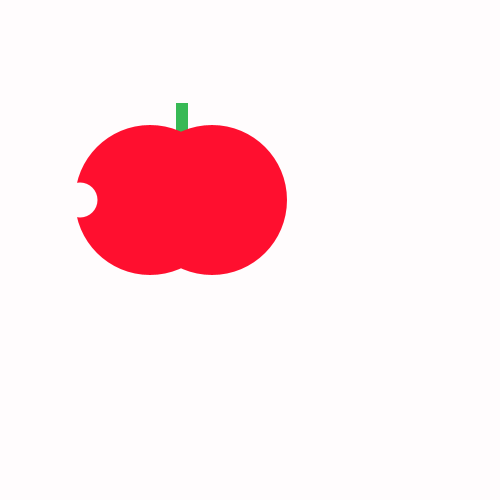
Frame 1 (no input)
Frame 60 (the mouse pressed at the canvas centre just before this capture): identical to frame 1, image omitted
Frame 120 (the mouse held since frame 60 and released just before this capture): identical to frame 1, image omitted

The Processing sketch that drew this single still picture (run headless with seeded random() and noise(); from frame 60 on, the mouse is pressed at the canvas centre):

// Processing sketch: tasty_tomato
// ── tasty_tomato.pde
void setup() {
    size(500, 500);
}
void draw() {
  
  background(#FFFCFD);
    noStroke();
    fill(#38B955);
    rect(176, 103, 12, 32);
   fill(#FF0F2F);
    ellipse(150, 200, 150, 150);
    ellipse(212, 200, 150, 150);
 fill(#FFFCFD);
 ellipse(80,200,35,35);
 
}
